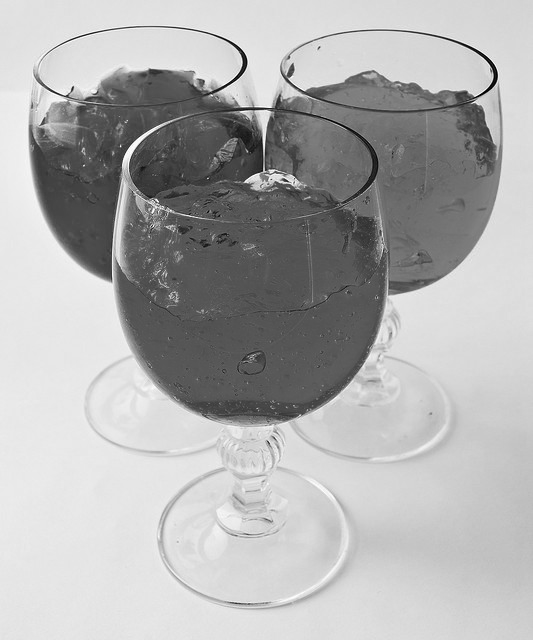
#> input picture picture/example2.bmp, 533 x 640 px, found by its file name
$ python temp.py
#> lines starting #> are read from the running program, lines starting #| are printed output that depends on the picture
import numpy as np
import cv2

def gauss_pyramid(image,level):
    # level = 3      #设置金字塔的层数为3
    temp = image.copy()  #拷贝图像
    pyramid_images = []  #建立一个空列表
    for i in range(level):
        dst = cv2.pyrDown(temp)   #先对图像进行高斯平滑，然后再进行降采样（将图像尺寸行和列方向缩减一半）
        pyramid_images.append(dst)  #在列表末尾添加新的对象
        cv2.imshow("pyramid"+str(i), dst)
        temp = dst.copy()
    return pyramid_images
#拉普拉斯金字塔
def lapalian_pyramid(image,level):
    pyramid_images = gauss_pyramid(image,level)    #做拉普拉斯金字塔必须用到高斯金字塔的结果
    level = len(pyramid_images)
    for i in range(level-1, -1, -1):#数组下标从0开始 i从金字塔层数-1开始减减
        if (i-1) < 0:#原图
            expand = cv2.pyrUp(pyramid_images[i], dstsize = image.shape[:2])
            lpls = cv2.subtract(image, expand)
            cv.imshow("lapalian_down_"+str(i), lpls)
        else:
            expand = cv2.pyrUp(pyramid_images[i], dstsize = pyramid_images[i-1].shape[:2])
            lpls = cv2.subtract(pyramid_images[i-1], expand)
            cv2.imshow("lapalian_down_"+str(i), lpls)


original = cv2.imread("picture\example2.bmp")
#> original is the input picture: shape (640, 533, 3); min 0, max 255, mean 175.6
marked = cv2.imread("picture\example2_marked.bmp")
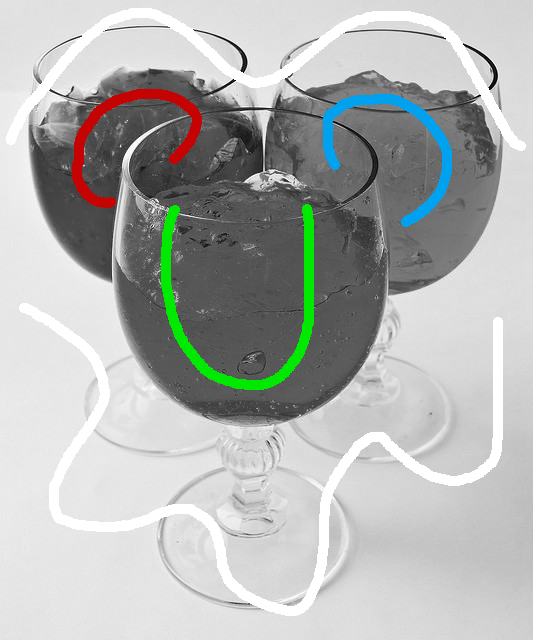
#> input picture picture/example2_marked.bmp, 533 x 640 px, found by its file name
#> marked is the input picture: shape (640, 533, 3); mean B, G, R 177, 179.3, 176.5
cv2.namedWindow("0")
cv2.imshow("0",marked)

down_img = cv2.pyrDown(marked)  # 下采样操作
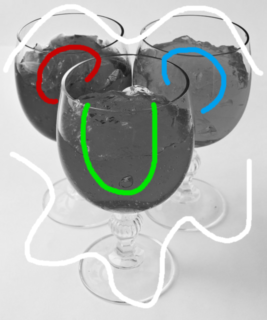
#> down_img: shape (320, 267, 3); mean B, G, R 177.1, 179.4, 176.6
cv2.namedWindow("1")
cv2.imshow("1",down_img)

up_img = cv2.pyrUp(down_img)  # 上采样操作
cv2.namedWindow("2")
cv2.imshow("2",up_img)

# [9 lines of commented-out code are left out]
cv2.waitKey (0)
